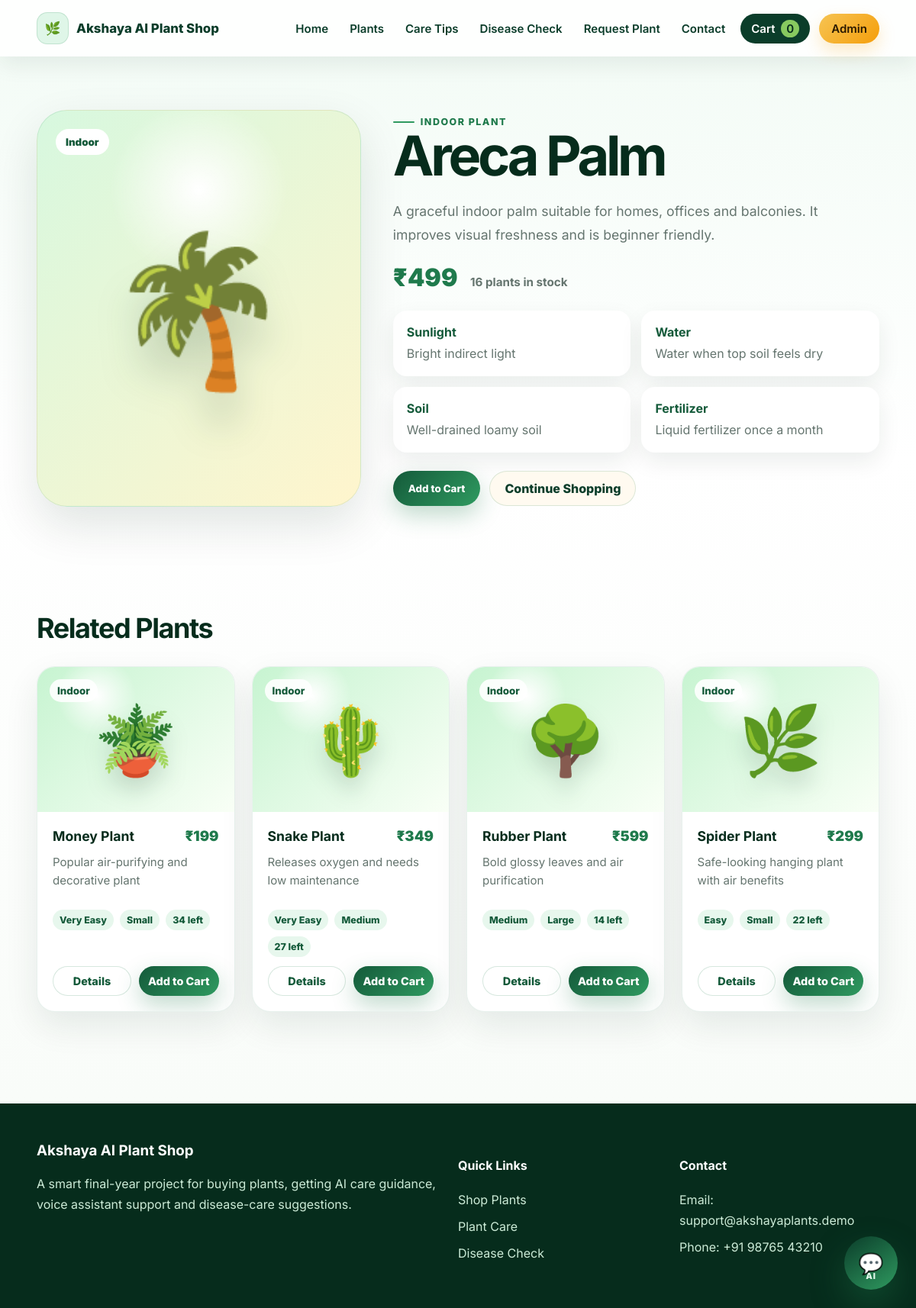
Screenshot of /plant/1 with the database file from the repository.
### app.py (models this page shows)
class Plant(db.Model):
    id = db.Column(db.Integer, primary_key=True)
    name = db.Column(db.String(120), nullable=False)
    category = db.Column(db.String(80), nullable=False)
    price = db.Column(db.Integer, nullable=False)
    stock = db.Column(db.Integer, nullable=False, default=10)
    sunlight = db.Column(db.String(160), nullable=False)
    water = db.Column(db.String(160), nullable=False)
    soil = db.Column(db.String(160), nullable=False)
    fertilizer = db.Column(db.String(160), nullable=False)
    benefits = db.Column(db.String(400), nullable=False)
    description = db.Column(db.String(700), nullable=False)
    difficulty = db.Column(db.String(40), default="Easy")
    size = db.Column(db.String(60), default="Medium")
    image_emoji = db.Column(db.String(20), default="🌿")
    created_at = db.Column(db.DateTime, default=datetime.utcnow)

### app.py (the view)
@app.route("/plant/<int:id>")
def plant_details(id):
    plant = Plant.query.get_or_404(id)
    related = Plant.query.filter(Plant.category == plant.category, Plant.id != plant.id).limit(4).all()
    return render_template("plant_details.html", plant=plant, related=related)

### templates/plant_details.html (shortened to what this page needs)
{% extends "base.html" %}
{% block content %}
<section class="container section details-grid">
    <div class="details-visual">
        <span>{{ plant.image_emoji }}</span>
        <small>{{ plant.category }}</small>
    </div>
    <div class="details-copy">
        <span class="eyebrow">{{ plant.category }} Plant</span>
        <h1>{{ plant.name }}</h1>
        <p class="lead">{{ plant.description }}</p>
        <div class="price-line">₹{{ plant.price }} <span>{{ plant.stock }} plants in stock</span></div>
        <div class="care-grid">
            <div><strong>Sunlight</strong><p>{{ plant.sunlight }}</p></div>
            <div><strong>Water</strong><p>{{ plant.water }}</p></div>
            <div><strong>Soil</strong><p>{{ plant.soil }}</p></div>
            <div><strong>Fertilizer</strong><p>{{ plant.fertilizer }}</p></div>
        </div>
        <div class="details-actions">
            <button class="btn primary add-cart-btn" data-id="{{ plant.id }}" data-name="{{ plant.name }}" data-price="{{ plant.price }}" data-emoji="{{ plant.image_emoji }}" data-stock="{{ plant.stock }}">Add to Cart</button>
            <a class="btn secondary" href="{{ url_for('plants') }}">Continue Shopping</a>
        </div>
    </div>
</section>
{% if related %}
<section class="container section">
    <div class="section-title"><h2>Related Plants</h2></div>
    <div class="product-grid">
        {% for p in related %}
        {% include "partials/plant_card.html" %}
        {% endfor %}
    </div>
</section>
{% endif %}
{% endblock %}

### templates/partials/plant_card.html
<article class="product-card">
    <a class="product-image" href="{{ url_for('plant_details', id=p.id) }}">
        <span>{{ p.image_emoji }}</span>
        <small>{{ p.category }}</small>
    </a>
    <div class="product-content">
        <div class="row-between gap">
            <h3>{{ p.name }}</h3>
            <span class="price">₹{{ p.price }}</span>
        </div>
        <p>{{ p.benefits }}</p>
        <div class="chips">
            <span>{{ p.difficulty }}</span>
            <span>{{ p.size }}</span>
            <span>{{ p.stock }} left</span>
        </div>
        <div class="card-actions">
            <a class="btn ghost" href="{{ url_for('plant_details', id=p.id) }}">Details</a>
            <button class="btn primary add-cart-btn" data-id="{{ p.id }}" data-name="{{ p.name }}" data-price="{{ p.price }}" data-emoji="{{ p.image_emoji }}" data-stock="{{ p.stock }}">Add to Cart</button>
        </div>
    </div>
</article>

### rows the page displays
Plant: image_emoji "🌴", category "Indoor", category "INDOOR", name "Areca Palm", description "A graceful indoor palm suitable for homes, offices and balconies. It improves visual freshness and is beginner friendly.", price "499", stock "16", sunlight "Bright indirect light", water "Water when top soil feels dry", soil "Well-drained loamy soil", fertilizer "Liquid fertilizer once a month"
Plant: image_emoji "🪴", category "Indoor", name "Money Plant", price "199", benefits "Popular air-purifying and decorative plant", difficulty "Very Easy", size "Small", stock "34"
Plant: image_emoji "🌵", category "Indoor", name "Snake Plant", price "349", benefits "Releases oxygen and needs low maintenance", difficulty "Very Easy", size "Medium", stock "27"
Plant: image_emoji "🌳", category "Indoor", name "Rubber Plant", price "599", benefits "Bold glossy leaves and air purification", difficulty "Medium", size "Large", stock "14"
Plant: image_emoji "🌿", category "Indoor", name "Spider Plant", price "299", benefits "Safe-looking hanging plant with air benefits", difficulty "Easy", size "Small", stock "22"
